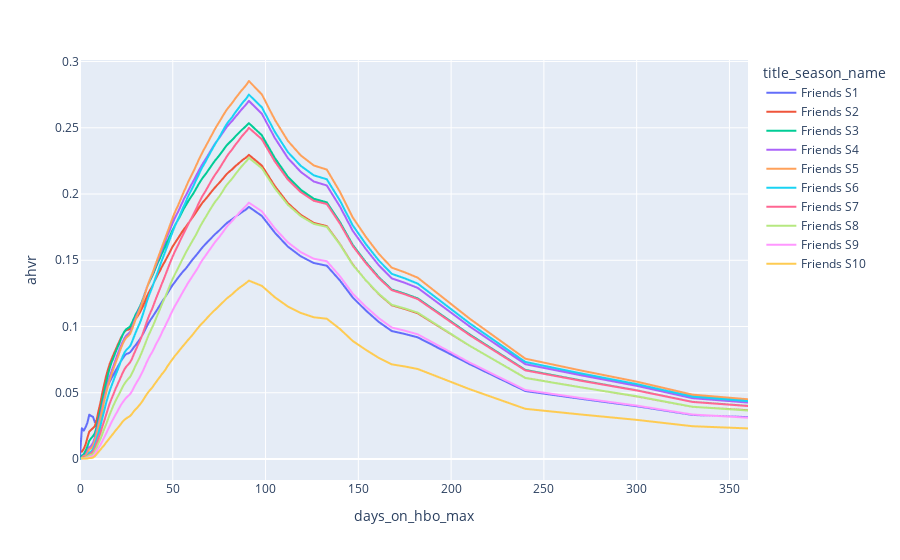

Notebook code cell kept with this figure:
### Code cell
plot_df = full_data[full_data['title_name'] == 'Friends']
fig = px.line(plot_df, x="days_on_hbo_max", y="ahvr", color='title_season_name')
fig.show()
